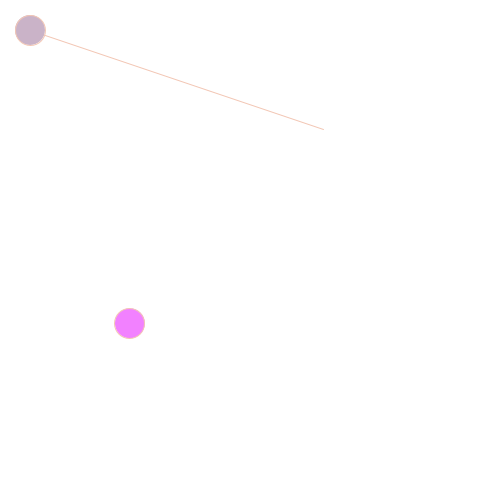
Frame 1 (no input)
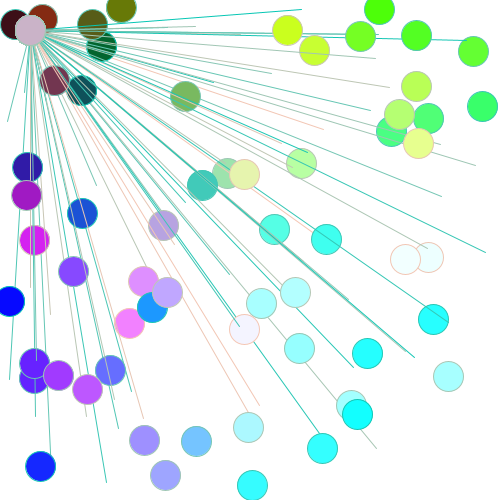
Frame 60 (the mouse pressed at the canvas centre just before this capture)
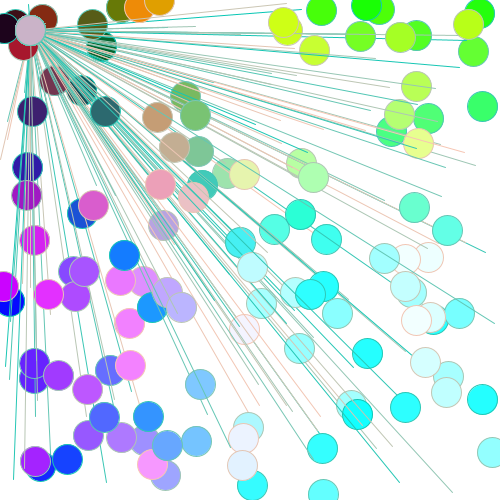
Frame 120 (the mouse held since frame 60 and released just before this capture)

The Processing sketch that drew these frames (run headless with seeded random() and noise(); from frame 60 on, the mouse is pressed at the canvas centre):

// Processing sketch: processing_172339
// ── processing_172339.pde

void setup () {
  size(500,500);
  background(255);
}
void draw () {
  float hazza = random(0,500);
  float luke = random(0,500);
  float ashton = random(0,255);
  stroke(ashton,198,180);
  line(hazza,luke,30,30);
  fill(ashton,luke,hazza);
  ellipse(luke,hazza,30,30);
  fill(202,179,200);
  ellipse(30,30,30,30);
}
